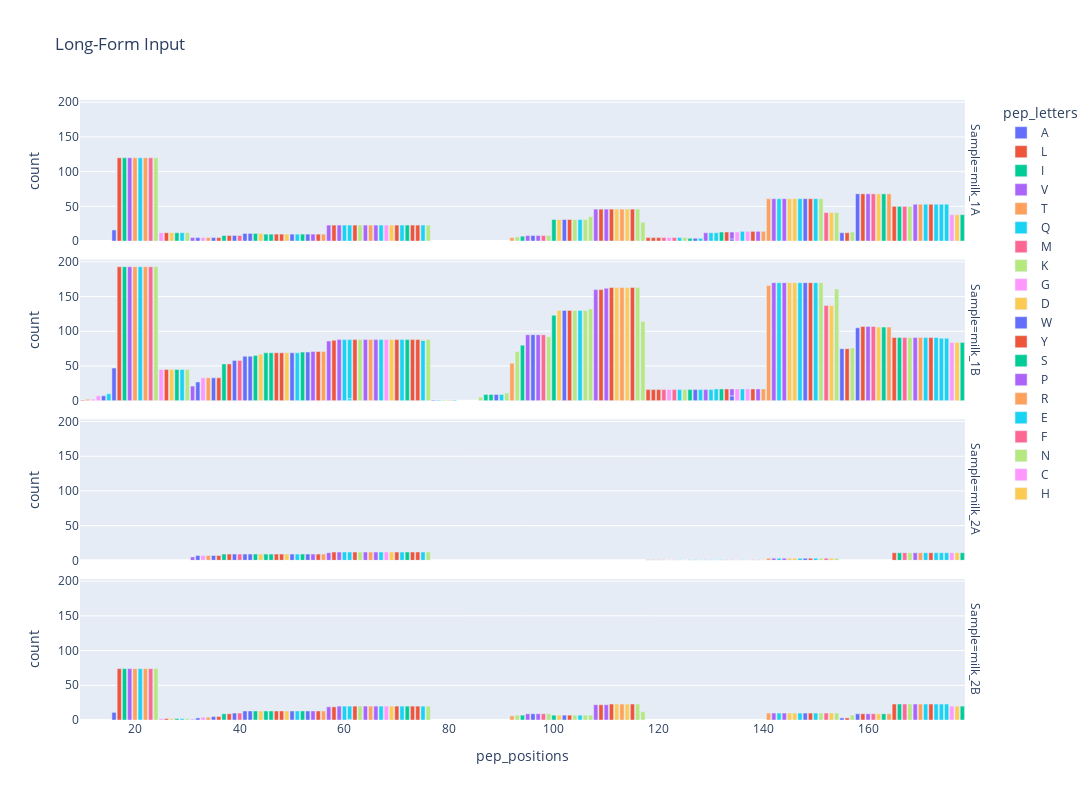

This figure's notebook cell:
### Code cell
fig = px.bar(
    psm_long.query('prot_id == "sp|P02754|LACB_BOVIN"'),
    x="pep_positions", y="count", color="pep_letters", title="Long-Form Input",
    facet_row='Sample', width=1500, height=800
)
fig.show()

### Figure 1 — Plotly figure (JSON) as saved in the notebook; plotly's stock layout.template omitted (floating-point values rounded to 4 significant figures)
{"data": [{"alignmentgroup": "True", "hovertemplate": "pep_letters=A<br>Sample=milk_1A<br>pep_positions=%{x}<br>count=%{y}<extra></extra>", "legendgroup": "A", "marker": {"color": "#636efa", "pattern": {"shape": ""}}, "name": "A", "offsetgroup": "A", "orientation": "v", "showlegend": true, "textposition": "auto", "x": [16, 32, 39, 41, 42, 50, 53, 96, 102, 127, 134, 148, 155, 158], "xaxis": "x4", "y": [16, 5, 8, 11, 11, 10, 10, 8, 31, 4, 3, 61, 12, 68], "yaxis": "y4", "type": "bar"}, {"alignmentgroup": "True", "hovertemplate": "pep_letters=A<br>Sample=milk_1B<br>pep_positions=%{x}<br>count=%{y}<extra></extra>", "legendgroup": "A", "marker": {"color": "#636efa", "pattern": {"shape": ""}}, "name": "A", "offsetgroup": "A", "orientation": "v", "showlegend": false, "textposition": "auto", "x": [14, 16, 32, 39, 41, 42, 50, 53, 89, 96, 102, 127, 134, 148, 155, 158], "xaxis": "x3", "y": [7, 47, 27, 58, 64, 64, 69, 70, 9, 95, 130, 16, 7, 170, 75, 105], "yaxis": "y3", "type": "bar"}, {"alignmentgroup": "True", "hovertemplate": "pep_letters=A<br>Sample=milk_2A<br>pep_positions=%{x}<br>count=%{y}<extra></extra>", "legendgroup": "A", "marker": {"color": "#636efa", "pattern": {"shape": ""}}, "name": "A", "offsetgroup": "A", "orientation": "v", "showlegend": false, "textposition": "auto", "x": [32, 39, 41, 42, 50, 53, 127, 148], "xaxis": "x2", "y": [7, 9, 9, 9, 9, 9, 1, 3], "yaxis": "y2", "type": "bar"}, {"alignmentgroup": "True", "hovertemplate": "pep_letters=A<br>Sample=milk_2B<br>pep_positions=%{x}<br>count=%{y}<extra></extra>", "legendgroup": "A", "marker": {"color": "#636efa", "pattern": {"shape": ""}}, "name": "A", "offsetgroup": "A", "orientation": "v", "showlegend": false, "textposition": "auto", "x": [16, 32, 39, 41, 42, 50, 53, 96, 102, 148, 155, 158], "xaxis": "x", "y": [11, 3, 10, 13, 13, 13, 13, 9, 7, 10, 3, 9], "yaxis": "y", "type": "bar"}, {"alignmentgroup": "True", "hovertemplate": "pep_letters=L<br>Sample=milk_1A<br>pep_positions=%{x}<br>count=%{y}<extra></extra>", "legendgroup": "L", "marker": {"color": "#EF553B", "pattern": {"shape": ""}}, "name": "L", "offsetgroup": "L", "orientation": "v", "showlegend": true, "textposition": "auto", "x": [17, 26, 38, 47, 48, 55, 62, 70, 73, 74, 103, 109, 111, 119, 120, 133, 138, 149, 156, 159, 165, 172], "xaxis": "x4", "y": [120, 12, 8, 10, 10, 10, 23, 23, 23, 23, 31, 46, 46, 5, 5, 13, 14, 61, 12, 68, 50, 53], "yaxis": "y4", "type": "bar"}, {"alignmentgroup": "True", "hovertemplate": "pep_letters=L<br>Sample=milk_1B<br>pep_positions=%{x}<br>count=%{y}<extra></extra>", "legendgroup": "L", "marker": {"color": "#EF553B", "pattern": {"shape": ""}}, "name": "L", "offsetgroup": "L", "orientation": "v", "showlegend": false, "textposition": "auto", "x": [10, 17, 26, 38, 47, 48, 55, 62, 70, 73, 74, 103, 109, 111, 119, 120, 133, 138, 149, 156, 159, 165, 172], "xaxis": "x3", "y": [1, 193, 45, 53, 69, 69, 71, 88, 88, 88, 88, 130, 160, 163, 16, 16, 17, 17, 170, 75, 107, 91, 91], "yaxis": "y3", "type": "bar"}, {"alignmentgroup": "True", "hovertemplate": "pep_letters=L<br>Sample=milk_2A<br>pep_positions=%{x}<br>count=%{y}<extra></extra>", "legendgroup": "L", "marker": {"color": "#EF553B", "pattern": {"shape": ""}}, "name": "L", "offsetgroup": "L", "orientation": "v", "showlegend": false, "textposition": "auto", "x": [38, 47, 48, 55, 62, 70, 73, 74, 119, 120, 133, 138, 149, 165, 172], "xaxis": "x2", "y": [9, 9, 9, 9, 12, 12, 12, 12, 1, 1, 1, 1, 3, 11, 11], "yaxis": "y2", "type": "bar"}, {"alignmentgroup": "True", "hovertemplate": "pep_letters=L<br>Sample=milk_2B<br>pep_positions=%{x}<br>count=%{y}<extra></extra>", "legendgroup": "L", "marker": {"color": "#EF553B", "pattern": {"shape": ""}}, "name": "L", "offsetgroup": "L", "orientation": "v", "showlegend": false, "textposition": "auto", "x": [17, 26, 38, 47, 48, 55, 62, 70, 73, 74, 103, 109, 111, 149, 156, 159, 165, 172], "xaxis": "x", "y": [74, 2, 9, 13, 13, 13, 20, 20, 20, 20, 7, 22, 23, 10, 3, 9, 23, 23], "yaxis": "y", "type": "bar"}, {"alignmentgroup": "True", "hovertemplate": "pep_letters=I<br>Sample=milk_1A<br>pep_positions=%{x}<br>count=%{y}<extra></extra>", "legendgroup": "I", "marker": {"color": "#00cc96", "pattern": {"shape": ""}}, "name": "I", "offsetgroup": "I", "orientation": "v", "showlegend": true, "textposition": "auto", "x": [18, 28, 45, 72, 94, 100, 163, 178], "xaxis": "x4", "y": [120, 12, 10, 23, 7, 31, 68, 38], "yaxis": "y4", "type": "bar"}, {"alignmentgroup": "True", "hovertemplate": "pep_letters=I<br>Sample=milk_1B<br>pep_positions=%{x}<br>count=%{y}<extra></extra>", "legendgroup": "I", "marker": {"color": "#00cc96", "pattern": {"shape": ""}}, "name": "I", "offsetgroup": "I", "orientation": "v", "showlegend": false, "textposition": "auto", "x": [18, 28, 45, 72, 87, 88, 94, 100, 163, 178], "xaxis": "x3", "y": [193, 45, 69, 88, 9, 9, 80, 123, 106, 84], "yaxis": "y3", "type": "bar"}, {"alignmentgroup": "True", "hovertemplate": "pep_letters=I<br>Sample=milk_2A<br>pep_positions=%{x}<br>count=%{y}<extra></extra>", "legendgroup": "I", "marker": {"color": "#00cc96", "pattern": {"shape": ""}}, "name": "I", "offsetgroup": "I", "orientation": "v", "showlegend": false, "textposition": "auto", "x": [45, 72, 178], "xaxis": "x2", "y": [9, 12, 11], "yaxis": "y2", "type": "bar"}, {"alignmentgroup": "True", "hovertemplate": "pep_letters=I<br>Sample=milk_2B<br>pep_positions=%{x}<br>count=%{y}<extra></extra>", "legendgroup": "I", "marker": {"color": "#00cc96", "pattern": {"shape": ""}}, "name": "I", "offsetgroup": "I", "orientation": "v", "showlegend": false, "textposition": "auto", "x": [18, 28, 45, 72, 94, 100, 163, 178], "xaxis": "x", "y": [74, 2, 13, 20, 7, 7, 9, 20], "yaxis": "y", "type": "bar"}, {"alignmentgroup": "True", "hovertemplate": "pep_letters=V<br>Sample=milk_1A<br>pep_positions=%{x}<br>count=%{y}<extra></extra>", "legendgroup": "V", "marker": {"color": "#ab63fa", "pattern": {"shape": ""}}, "name": "V", "offsetgroup": "V", "orientation": "v", "showlegend": true, "textposition": "auto", "x": [19, 31, 57, 59, 97, 108, 110, 134, 139, 144], "xaxis": "x4", "y": [120, 5, 23, 23, 8, 46, 46, 10, 14, 61], "yaxis": "y4", "type": "bar"}, {"alignmentgroup": "True", "hovertemplate": "pep_letters=V<br>Sample=milk_1B<br>pep_positions=%{x}<br>count=%{y}<extra></extra>", "legendgroup": "V", "marker": {"color": "#ab63fa", "pattern": {"shape": ""}}, "name": "V", "offsetgroup": "V", "orientation": "v", "showlegend": false, "textposition": "auto", "x": [19, 31, 57, 59, 97, 108, 110, 134, 139, 144], "xaxis": "x3", "y": [193, 21, 86, 88, 95, 160, 162, 10, 17, 170], "yaxis": "y3", "type": "bar"}, {"alignmentgroup": "True", "hovertemplate": "pep_letters=V<br>Sample=milk_2A<br>pep_positions=%{x}<br>count=%{y}<extra></extra>", "legendgroup": "V", "marker": {"color": "#ab63fa", "pattern": {"shape": ""}}, "name": "V", "offsetgroup": "V", "orientation": "v", "showlegend": false, "textposition": "auto", "x": [31, 57, 59, 134, 139, 144], "xaxis": "x2", "y": [5, 11, 12, 1, 1, 3], "yaxis": "y2", "type": "bar"}, {"alignmentgroup": "True", "hovertemplate": "pep_letters=V<br>Sample=milk_2B<br>pep_positions=%{x}<br>count=%{y}<extra></extra>", "legendgroup": "V", "marker": {"color": "#ab63fa", "pattern": {"shape": ""}}, "name": "V", "offsetgroup": "V", "orientation": "v", "showlegend": false, "textposition": "auto", "x": [19, 31, 57, 59, 97, 108, 110, 144], "xaxis": "x", "y": [74, 1, 19, 20, 9, 22, 22, 10], "yaxis": "y", "type": "bar"}, {"alignmentgroup": "True", "hovertemplate": "pep_letters=T<br>Sample=milk_1A<br>pep_positions=%{x}<br>count=%{y}<extra></extra>", "legendgroup": "T", "marker": {"color": "#FFA15A", "pattern": {"shape": ""}}, "name": "T", "offsetgroup": "T", "orientation": "v", "showlegend": true, "textposition": "auto", "x": [20, 22, 34, 65, 92, 113, 141, 170], "xaxis": "x4", "y": [120, 120, 5, 23, 5, 46, 61, 53], "yaxis": "y4", "type": "bar"}, {"alignmentgroup": "True", "hovertemplate": "pep_letters=T<br>Sample=milk_1B<br>pep_positions=%{x}<br>count=%{y}<extra></extra>", "legendgroup": "T", "marker": {"color": "#FFA15A", "pattern": {"shape": ""}}, "name": "T", "offsetgroup": "T", "orientation": "v", "showlegend": false, "textposition": "auto", "x": [11, 20, 22, 34, 65, 92, 113, 141, 170], "xaxis": "x3", "y": [2, 193, 193, 33, 88, 54, 163, 166, 91], "yaxis": "y3", "type": "bar"}, {"alignmentgroup": "True", "hovertemplate": "pep_letters=T<br>Sample=milk_2A<br>pep_positions=%{x}<br>count=%{y}<extra></extra>", "legendgroup": "T", "marker": {"color": "#FFA15A", "pattern": {"shape": ""}}, "name": "T", "offsetgroup": "T", "orientation": "v", "showlegend": false, "textposition": "auto", "x": [34, 65, 141, 170], "xaxis": "x2", "y": [7, 12, 3, 11], "yaxis": "y2", "type": "bar"}, {"alignmentgroup": "True", "hovertemplate": "pep_letters=T<br>Sample=milk_2B<br>pep_positions=%{x}<br>count=%{y}<extra></extra>", "legendgroup": "T", "marker": {"color": "#FFA15A", "pattern": {"shape": ""}}, "name": "T", "offsetgroup": "T", "orientation": "v", "showlegend": false, "textposition": "auto", "x": [20, 22, 34, 65, 92, 113, 141, 170], "xaxis": "x", "y": [74, 74, 4, 20, 6, 23, 10, 23], "yaxis": "y", "type": "bar"}, {"alignmentgroup": "True", "hovertemplate": "pep_letters=Q<br>Sample=milk_1A<br>pep_positions=%{x}<br>count=%{y}<extra></extra>", "legendgroup": "Q", "marker": {"color": "#19d3f3", "pattern": {"shape": ""}}, "name": "Q", "offsetgroup": "Q", "orientation": "v", "showlegend": true, "textposition": "auto", "x": [21, 29, 51, 75, 131, 136, 171, 175], "xaxis": "x4", "y": [120, 12, 10, 23, 12, 14, 53, 53], "yaxis": "y4", "type": "bar"}, {"alignmentgroup": "True", "hovertemplate": "pep_letters=Q<br>Sample=milk_1B<br>pep_positions=%{x}<br>count=%{y}<extra></extra>", "legendgroup": "Q", "marker": {"color": "#19d3f3", "pattern": {"shape": ""}}, "name": "Q", "offsetgroup": "Q", "orientation": "v", "showlegend": false, "textposition": "auto", "x": [15, 21, 29, 51, 61, 75, 131, 136, 171, 175], "xaxis": "x3", "y": [10, 193, 45, 69, 3, 87, 17, 17, 91, 90], "yaxis": "y3", "type": "bar"}, {"alignmentgroup": "True", "hovertemplate": "pep_letters=Q<br>Sample=milk_2A<br>pep_positions=%{x}<br>count=%{y}<extra></extra>", "legendgroup": "Q", "marker": {"color": "#19d3f3", "pattern": {"shape": ""}}, "name": "Q", "offsetgroup": "Q", "orientation": "v", "showlegend": false, "textposition": "auto", "x": [51, 75, 131, 136, 171, 175], "xaxis": "x2", "y": [9, 12, 1, 1, 11, 11], "yaxis": "y2", "type": "bar"}, {"alignmentgroup": "True", "hovertemplate": "pep_letters=Q<br>Sample=milk_2B<br>pep_positions=%{x}<br>count=%{y}<extra></extra>", "legendgroup": "Q", "marker": {"color": "#19d3f3", "pattern": {"shape": ""}}, "name": "Q", "offsetgroup": "Q", "orientation": "v", "showlegend": false, "textposition": "auto", "x": [21, 29, 51, 61, 75, 171, 175], "xaxis": "x", "y": [74, 2, 13, 1, 20, 23, 23], "yaxis": "y", "type": "bar"}, {"alignmentgroup": "True", "hovertemplate": "pep_letters=M<br>Sample=milk_1A<br>pep_positions=%{x}<br>count=%{y}<extra></extra>", "legendgroup": "M", "marker": {"color": "#FF6692", "pattern": {"shape": ""}}, "name": "M", "offsetgroup": "M", "orientation": "v", "showlegend": true, "textposition": "auto", "x": [23, 40, 123, 161], "xaxis": "x4", "y": [120, 8, 5, 68], "yaxis": "y4", "type": "bar"}, {"alignmentgroup": "True", "hovertemplate": "pep_letters=M<br>Sample=milk_1B<br>pep_positions=%{x}<br>count=%{y}<extra></extra>", "legendgroup": "M", "marker": {"color": "#FF6692", "pattern": {"shape": ""}}, "name": "M", "offsetgroup": "M", "orientation": "v", "showlegend": false, "textposition": "auto", "x": [23, 40, 123, 161], "xaxis": "x3", "y": [193, 58, 16, 107], "yaxis": "y3", "type": "bar"}, {"alignmentgroup": "True", "hovertemplate": "pep_letters=M<br>Sample=milk_2A<br>pep_positions=%{x}<br>count=%{y}<extra></extra>", "legendgroup": "M", "marker": {"color": "#FF6692", "pattern": {"shape": ""}}, "name": "M", "offsetgroup": "M", "orientation": "v", "showlegend": false, "textposition": "auto", "x": [40, 123], "xaxis": "x2", "y": [9, 1], "yaxis": "y2", "type": "bar"}, {"alignmentgroup": "True", "hovertemplate": "pep_letters=M<br>Sample=milk_2B<br>pep_positions=%{x}<br>count=%{y}<extra></extra>", "legendgroup": "M", "marker": {"color": "#FF6692", "pattern": {"shape": ""}}, "name": "M", "offsetgroup": "M", "orientation": "v", "showlegend": false, "textposition": "auto", "x": [23, 40, 161], "xaxis": "x", "y": [74, 10, 9], "yaxis": "y", "type": "bar"}, {"alignmentgroup": "True", "hovertemplate": "pep_letters=K<br>Sample=milk_1A<br>pep_positions=%{x}<br>count=%{y}<extra></extra>", "legendgroup": "K", "marker": {"color": "#B6E880", "pattern": {"shape": ""}}, "name": "K", "offsetgroup": "K", "orientation": "v", "showlegend": true, "textposition": "auto", "x": [24, 30, 63, 76, 93, 99, 107, 116, 117, 151, 154, 157], "xaxis": "x4", "y": [120, 12, 23, 23, 6, 8, 35, 46, 27, 61, 41, 13], "yaxis": "y4", "type": "bar"}, {"alignmentgroup": "True", "hovertemplate": "pep_letters=K<br>Sample=milk_1B<br>pep_positions=%{x}<br>count=%{y}<extra></extra>", "legendgroup": "K", "marker": {"color": "#B6E880", "pattern": {"shape": ""}}, "name": "K", "offsetgroup": "K", "orientation": "v", "showlegend": false, "textposition": "auto", "x": [24, 30, 63, 76, 86, 91, 93, 99, 107, 116, 117, 151, 154, 157], "xaxis": "x3", "y": [193, 45, 88, 88, 5, 11, 71, 92, 132, 163, 114, 170, 161, 76], "yaxis": "y3", "type": "bar"}, {"alignmentgroup": "True", "hovertemplate": "pep_letters=K<br>Sample=milk_2A<br>pep_positions=%{x}<br>count=%{y}<extra></extra>", "legendgroup": "K", "marker": {"color": "#B6E880", "pattern": {"shape": ""}}, "name": "K", "offsetgroup": "K", "orientation": "v", "showlegend": false, "textposition": "auto", "x": [63, 76, 151, 154], "xaxis": "x2", "y": [12, 12, 3, 3], "yaxis": "y2", "type": "bar"}, {"alignmentgroup": "True", "hovertemplate": "pep_letters=K<br>Sample=milk_2B<br>pep_positions=%{x}<br>count=%{y}<extra></extra>", "legendgroup": "K", "marker": {"color": "#B6E880", "pattern": {"shape": ""}}, "name": "K", "offsetgroup": "K", "orientation": "v", "showlegend": false, "textposition": "auto", "x": [24, 30, 63, 76, 93, 99, 107, 116, 117, 151, 154, 157], "xaxis": "x", "y": [74, 2, 20, 20, 7, 9, 7, 23, 12, 10, 10, 7], "yaxis": "y", "type": "bar"}, {"alignmentgroup": "True", "hovertemplate": "pep_letters=G<br>Sample=milk_1A<br>pep_positions=%{x}<br>count=%{y}<extra></extra>", "legendgroup": "G", "marker": {"color": "#FF97FF", "pattern": {"shape": ""}}, "name": "G", "offsetgroup": "G", "orientation": "v", "showlegend": true, "textposition": "auto", "x": [25, 33, 68], "xaxis": "x4", "y": [12, 5, 23], "yaxis": "y4", "type": "bar"}, {"alignmentgroup": "True", "hovertemplate": "pep_letters=G<br>Sample=milk_1B<br>pep_positions=%{x}<br>count=%{y}<extra></extra>", "legendgroup": "G", "marker": {"color": "#FF97FF", "pattern": {"shape": ""}}, "name": "G", "offsetgroup": "G", "orientation": "v", "showlegend": false, "textposition": "auto", "x": [13, 25, 33, 68], "xaxis": "x3", "y": [7, 45, 33, 88], "yaxis": "y3", "type": "bar"}, {"alignmentgroup": "True", "hovertemplate": "pep_letters=G<br>Sample=milk_2A<br>pep_positions=%{x}<br>count=%{y}<extra></extra>", "legendgroup": "G", "marker": {"color": "#FF97FF", "pattern": {"shape": ""}}, "name": "G", "offsetgroup": "G", "orientation": "v", "showlegend": false, "textposition": "auto", "x": [33, 68], "xaxis": "x2", "y": [7, 12], "yaxis": "y2", "type": "bar"}, {"alignmentgroup": "True", "hovertemplate": "pep_letters=G<br>Sample=milk_2B<br>pep_positions=%{x}<br>count=%{y}<extra></extra>", "legendgroup": "G", "marker": {"color": "#FF97FF", "pattern": {"shape": ""}}, "name": "G", "offsetgroup": "G", "orientation": "v", "showlegend": false, "textposition": "auto", "x": [25, 33, 68], "xaxis": "x", "y": [2, 4, 20], "yaxis": "y", "type": "bar"}, {"alignmentgroup": "True", "hovertemplate": "pep_letters=D<br>Sample=milk_1A<br>pep_positions=%{x}<br>count=%{y}<extra></extra>", "legendgroup": "D", "marker": {"color": "#FECB52", "pattern": {"shape": ""}}, "name": "D", "offsetgroup": "D", "orientation": "v", "showlegend": true, "textposition": "auto", "x": [27, 44, 49, 69, 101, 112, 114, 145, 146, 153], "xaxis": "x4", "y": [12, 11, 10, 23, 31, 46, 46, 61, 61, 41], "yaxis": "y4", "type": "bar"}, {"alignmentgroup": "True", "hovertemplate": "pep_letters=D<br>Sample=milk_1B<br>pep_positions=%{x}<br>count=%{y}<extra></extra>", "legendgroup": "D", "marker": {"color": "#FECB52", "pattern": {"shape": ""}}, "name": "D", "offsetgroup": "D", "orientation": "v", "showlegend": false, "textposition": "auto", "x": [27, 44, 49, 69, 80, 101, 112, 114, 145, 146, 153], "xaxis": "x3", "y": [45, 67, 69, 88, 1, 130, 163, 163, 170, 170, 137], "yaxis": "y3", "type": "bar"}, {"alignmentgroup": "True", "hovertemplate": "pep_letters=D<br>Sample=milk_2A<br>pep_positions=%{x}<br>count=%{y}<extra></extra>", "legendgroup": "D", "marker": {"color": "#FECB52", "pattern": {"shape": ""}}, "name": "D", "offsetgroup": "D", "orientation": "v", "showlegend": false, "textposition": "auto", "x": [44, 49, 69, 145, 146, 153], "xaxis": "x2", "y": [9, 9, 12, 3, 3, 3], "yaxis": "y2", "type": "bar"}, {"alignmentgroup": "True", "hovertemplate": "pep_letters=D<br>Sample=milk_2B<br>pep_positions=%{x}<br>count=%{y}<extra></extra>", "legendgroup": "D", "marker": {"color": "#FECB52", "pattern": {"shape": ""}}, "name": "D", "offsetgroup": "D", "orientation": "v", "showlegend": false, "textposition": "auto", "x": [27, 44, 49, 69, 101, 112, 114, 145, 146, 153], "xaxis": "x", "y": [2, 13, 13, 20, 7, 23, 23, 10, 10, 10], "yaxis": "y", "type": "bar"}, {"alignmentgroup": "True", "hovertemplate": "pep_letters=W<br>Sample=milk_1A<br>pep_positions=%{x}<br>count=%{y}<extra></extra>", "legendgroup": "W", "marker": {"color": "#636efa", "pattern": {"shape": ""}}, "name": "W", "offsetgroup": "W", "orientation": "v", "showlegend": true, "textposition": "auto", "x": [35], "xaxis": "x4", "y": [5], "yaxis": "y4", "type": "bar"}, {"alignmentgroup": "True", "hovertemplate": "pep_letters=W<br>Sample=milk_1B<br>pep_positions=%{x}<br>count=%{y}<extra></extra>", "legendgroup": "W", "marker": {"color": "#636efa", "pattern": {"shape": ""}}, "name": "W", "offsetgroup": "W", "orientation": "v", "showlegend": false, "textposition": "auto", "x": [35, 77], "xaxis": "x3", "y": [33, 1], "yaxis": "y3", "type": "bar"}, {"alignmentgroup": "True", "hovertemplate": "pep_letters=W<br>Sample=milk_2A<br>pep_positions=%{x}<br>count=%{y}<extra></extra>", "legendgroup": "W", "marker": {"color": "#636efa", "pattern": {"shape": ""}}, "name": "W", "offsetgroup": "W", "orientation": "v", "showlegend": false, "textposition": "auto", "x": [35], "xaxis": "x2", "y": [7], "yaxis": "y2", "type": "bar"}, {"alignmentgroup": "True", "hovertemplate": "pep_letters=W<br>Sample=milk_2B<br>pep_positions=%{x}<br>count=%{y}<extra></extra>", "legendgroup": "W", "marker": {"color": "#636efa", "pattern": {"shape": ""}}, "name": "W", "offsetgroup": "W", "orientation": "v", "showlegend": false, "textposition": "auto", "x": [35], "xaxis": "x", "y": [5], "yaxis": "y", "type": "bar"}, {"alignmentgroup": "True", "hovertemplate": "pep_letters=Y<br>Sample=milk_1A<br>pep_positions=%{x}<br>count=%{y}<extra></extra>", "legendgroup": "Y", "marker": {"color": "#EF553B", "pattern": {"shape": ""}}, "name": "Y", "offsetgroup": "Y", "orientation": "v", "showlegend": true, "textposition": "auto", "x": [36, 58, 115, 118], "xaxis": "x4", "y": [5, 23, 46, 5], "yaxis": "y4", "type": "bar"}, {"alignmentgroup": "True", "hovertemplate": "pep_letters=Y<br>Sample=milk_1B<br>pep_positions=%{x}<br>count=%{y}<extra></extra>", "legendgroup": "Y", "marker": {"color": "#EF553B", "pattern": {"shape": ""}}, "name": "Y", "offsetgroup": "Y", "orientation": "v", "showlegend": false, "textposition": "auto", "x": [36, 58, 115, 118], "xaxis": "x3", "y": [33, 87, 163, 16], "yaxis": "y3", "type": "bar"}, {"alignmentgroup": "True", "hovertemplate": "pep_letters=Y<br>Sample=milk_2A<br>pep_positions=%{x}<br>count=%{y}<extra></extra>", "legendgroup": "Y", "marker": {"color": "#EF553B", "pattern": {"shape": ""}}, "name": "Y", "offsetgroup": "Y", "orientation": "v", "showlegend": false, "textposition": "auto", "x": [36, 58, 118], "xaxis": "x2", "y": [7, 12, 1], "yaxis": "y2", "type": "bar"}, {"alignmentgroup": "True", "hovertemplate": "pep_letters=Y<br>Sample=milk_2B<br>pep_positions=%{x}<br>count=%{y}<extra></extra>", "legendgroup": "Y", "marker": {"color": "#EF553B", "pattern": {"shape": ""}}, "name": "Y", "offsetgroup": "Y", "orientation": "v", "showlegend": false, "textposition": "auto", "x": [36, 58, 115], "xaxis": "x", "y": [5, 19, 23], "yaxis": "y", "type": "bar"}, {"alignmentgroup": "True", "hovertemplate": "pep_letters=S<br>Sample=milk_1A<br>pep_positions=%{x}<br>count=%{y}<extra></extra>", "legendgroup": "S", "marker": {"color": "#00cc96", "pattern": {"shape": ""}}, "name": "S", "offsetgroup": "S", "orientation": "v", "showlegend": true, "textposition": "auto", "x": [37, 43, 46, 52, 126, 132, 166], "xaxis": "x4", "y": [8, 11, 10, 10, 4, 13, 50], "yaxis": "y4", "type": "bar"}, {"alignmentgroup": "True", "hovertemplate": "pep_letters=S<br>Sample=milk_1B<br>pep_positions=%{x}<br>count=%{y}<extra></extra>", "legendgroup": "S", "marker": {"color": "#00cc96", "pattern": {"shape": ""}}, "name": "S", "offsetgroup": "S", "orientation": "v", "showlegend": false, "textposition": "auto", "x": [37, 43, 46, 52, 126, 132, 166], "xaxis": "x3", "y": [53, 65, 69, 70, 16, 17, 91], "yaxis": "y3", "type": "bar"}, {"alignmentgroup": "True", "hovertemplate": "pep_letters=S<br>Sample=milk_2A<br>pep_positions=%{x}<br>count=%{y}<extra></extra>", "legendgroup": "S", "marker": {"color": "#00cc96", "pattern": {"shape": ""}}, "name": "S", "offsetgroup": "S", "orientation": "v", "showlegend": false, "textposition": "auto", "x": [37, 43, 46, 52, 126, 132, 166], "xaxis": "x2", "y": [9, 9, 9, 9, 1, 1, 11], "yaxis": "y2", "type": "bar"}, {"alignmentgroup": "True", "hovertemplate": "pep_letters=S<br>Sample=milk_2B<br>pep_positions=%{x}<br>count=%{y}<extra></extra>", "legendgroup": "S", "marker": {"color": "#00cc96", "pattern": {"shape": ""}}, "name": "S", "offsetgroup": "S", "orientation": "v", "showlegend": false, "textposition": "auto", "x": [37, 43, 46, 52, 166], "xaxis": "x", "y": [9, 13, 13, 13, 23], "yaxis": "y", "type": "bar"}, {"alignmentgroup": "True", "hovertemplate": "pep_letters=P<br>Sample=milk_1A<br>pep_positions=%{x}<br>count=%{y}<extra></extra>", "legendgroup": "P", "marker": {"color": "#ab63fa", "pattern": {"shape": ""}}, "name": "P", "offsetgroup": "P", "orientation": "v", "showlegend": true, "textposition": "auto", "x": [54, 64, 66, 95, 129, 142, 160, 169], "xaxis": "x4", "y": [10, 23, 23, 8, 12, 61, 68, 53], "yaxis": "y4", "type": "bar"}, {"alignmentgroup": "True", "hovertemplate": "pep_letters=P<br>Sample=milk_1B<br>pep_positions=%{x}<br>count=%{y}<extra></extra>", "legendgroup": "P", "marker": {"color": "#ab63fa", "pattern": {"shape": ""}}, "name": "P", "offsetgroup": "P", "orientation": "v", "showlegend": false, "textposition": "auto", "x": [54, 64, 66, 95, 129, 142, 160, 169], "xaxis": "x3", "y": [71, 88, 88, 95, 16, 170, 107, 91], "yaxis": "y3", "type": "bar"}, {"alignmentgroup": "True", "hovertemplate": "pep_letters=P<br>Sample=milk_2A<br>pep_positions=%{x}<br>count=%{y}<extra></extra>", "legendgroup": "P", "marker": {"color": "#ab63fa", "pattern": {"shape": ""}}, "name": "P", "offsetgroup": "P", "orientation": "v", "showlegend": false, "textposition": "auto", "x": [54, 64, 66, 129, 142, 169], "xaxis": "x2", "y": [9, 12, 12, 1, 3, 11], "yaxis": "y2", "type": "bar"}, {"alignmentgroup": "True", "hovertemplate": "pep_letters=P<br>Sample=milk_2B<br>pep_positions=%{x}<br>count=%{y}<extra></extra>", "legendgroup": "P", "marker": {"color": "#ab63fa", "pattern": {"shape": ""}}, "name": "P", "offsetgroup": "P", "orientation": "v", "showlegend": false, "textposition": "auto", "x": [54, 64, 66, 95, 142, 160, 169], "xaxis": "x", "y": [13, 20, 20, 9, 10, 9, 23], "yaxis": "y", "type": "bar"}, {"alignmentgroup": "True", "hovertemplate": "pep_letters=R<br>Sample=milk_1A<br>pep_positions=%{x}<br>count=%{y}<extra></extra>", "legendgroup": "R", "marker": {"color": "#FFA15A", "pattern": {"shape": ""}}, "name": "R", "offsetgroup": "R", "orientation": "v", "showlegend": true, "textposition": "auto", "x": [56, 140, 164], "xaxis": "x4", "y": [10, 14, 68], "yaxis": "y4", "type": "bar"}, {"alignmentgroup": "True", "hovertemplate": "pep_letters=R<br>Sample=milk_1B<br>pep_positions=%{x}<br>count=%{y}<extra></extra>", "legendgroup": "R", "marker": {"color": "#FFA15A", "pattern": {"shape": ""}}, "name": "R", "offsetgroup": "R", "orientation": "v", "showlegend": false, "textposition": "auto", "x": [56, 140, 164], "xaxis": "x3", "y": [71, 17, 106], "yaxis": "y3", "type": "bar"}, {"alignmentgroup": "True", "hovertemplate": "pep_letters=R<br>Sample=milk_2A<br>pep_positions=%{x}<br>count=%{y}<extra></extra>", "legendgroup": "R", "marker": {"color": "#FFA15A", "pattern": {"shape": ""}}, "name": "R", "offsetgroup": "R", "orientation": "v", "showlegend": false, "textposition": "auto", "x": [56, 140], "xaxis": "x2", "y": [9, 1], "yaxis": "y2", "type": "bar"}, {"alignmentgroup": "True", "hovertemplate": "pep_letters=R<br>Sample=milk_2B<br>pep_positions=%{x}<br>count=%{y}<extra></extra>", "legendgroup": "R", "marker": {"color": "#FFA15A", "pattern": {"shape": ""}}, "name": "R", "offsetgroup": "R", "orientation": "v", "showlegend": false, "textposition": "auto", "x": [56, 164], "xaxis": "x", "y": [13, 9], "yaxis": "y", "type": "bar"}, {"alignmentgroup": "True", "hovertemplate": "pep_letters=E<br>Sample=milk_1A<br>pep_positions=%{x}<br>count=%{y}<extra></extra>", "legendgroup": "E", "marker": {"color": "#19d3f3", "pattern": {"shape": ""}}, "name": "E", "offsetgroup": "E", "orientation": "v", "showlegend": true, "textposition": "auto", "x": [60, 61, 67, 71, 105, 124, 128, 130, 143, 147, 150, 173, 174], "xaxis": "x4", "y": [23, 23, 23, 23, 31, 5, 4, 12, 61, 61, 61, 53, 53], "yaxis": "y4", "type": "bar"}, {"alignmentgroup": "True", "hovertemplate": "pep_letters=E<br>Sample=milk_1B<br>pep_positions=%{x}<br>count=%{y}<extra></extra>", "legendgroup": "E", "marker": {"color": "#19d3f3", "pattern": {"shape": ""}}, "name": "E", "offsetgroup": "E", "orientation": "v", "showlegend": false, "textposition": "auto", "x": [60, 61, 67, 71, 78, 81, 90, 105, 124, 128, 130, 143, 147, 150, 173, 174], "xaxis": "x3", "y": [88, 85, 88, 88, 1, 1, 9, 130, 16, 16, 16, 170, 170, 170, 91, 90], "yaxis": "y3", "type": "bar"}, {"alignmentgroup": "True", "hovertemplate": "pep_letters=E<br>Sample=milk_2A<br>pep_positions=%{x}<br>count=%{y}<extra></extra>", "legendgroup": "E", "marker": {"color": "#19d3f3", "pattern": {"shape": ""}}, "name": "E", "offsetgroup": "E", "orientation": "v", "showlegend": false, "textposition": "auto", "x": [60, 61, 67, 71, 124, 128, 130, 143, 147, 150, 173, 174], "xaxis": "x2", "y": [12, 12, 12, 12, 1, 1, 1, 3, 3, 3, 11, 11], "yaxis": "y2", "type": "bar"}, {"alignmentgroup": "True", "hovertemplate": "pep_letters=E<br>Sample=milk_2B<br>pep_positions=%{x}<br>count=%{y}<extra></extra>", "legendgroup": "E", "marker": {"color": "#19d3f3", "pattern": {"shape": ""}}, "name": "E", "offsetgroup": "E", "orientation": "v", "showlegend": false, "textposition": "auto", "x": [60, 61, 67, 71, 105, 143, 147, 150, 173, 174], "xaxis": "x", "y": [20, 19, 20, 20, 7, 10, 10, 10, 23, 23], "yaxis": "y", "type": "bar"}, {"alignmentgroup": "True", "hovertemplate": "pep_letters=F<br>Sample=milk_1A<br>pep_positions=%{x}<br>count=%{y}<extra></extra>", "legendgroup": "F", "marker": {"color": "#FF6692", "pattern": {"shape": ""}}, "name": "F", "offsetgroup": "F", "orientation": "v", "showlegend": true, "textposition": "auto", "x": [98, 121, 152, 167], "xaxis": "x4", "y": [8, 5, 41, 50], "yaxis": "y4", "type": "bar"}, {"alignmentgroup": "True", "hovertemplate": "pep_letters=F<br>Sample=milk_1B<br>pep_positions=%{x}<br>count=%{y}<extra></extra>", "legendgroup": "F", "marker": {"color": "#FF6692", "pattern": {"shape": ""}}, "name": "F", "offsetgroup": "F", "orientation": "v", "showlegend": false, "textposition": "auto", "x": [98, 121, 152, 167], "xaxis": "x3", "y": [95, 16, 137, 91], "yaxis": "y3", "type": "bar"}, {"alignmentgroup": "True", "hovertemplate": "pep_letters=F<br>Sample=milk_2A<br>pep_positions=%{x}<br>count=%{y}<extra></extra>", "legendgroup": "F", "marker": {"color": "#FF6692", "pattern": {"shape": ""}}, "name": "F", "offsetgroup": "F", "orientation": "v", "showlegend": false, "textposition": "auto", "x": [121, 152, 167], "xaxis": "x2", "y": [1, 3, 11], "yaxis": "y2", "type": "bar"}, {"alignmentgroup": "True", "hovertemplate": "pep_letters=F<br>Sample=milk_2B<br>pep_positions=%{x}<br>count=%{y}<extra></extra>", "legendgroup": "F", "marker": {"color": "#FF6692", "pattern": {"shape": ""}}, "name": "F", "offsetgroup": "F", "orientation": "v", "showlegend": false, "textposition": "auto", "x": [98, 152, 167], "xaxis": "x", "y": [9, 10, 23], "yaxis": "y", "type": "bar"}, {"alignmentgroup": "True", "hovertemplate": "pep_letters=N<br>Sample=milk_1A<br>pep_positions=%{x}<br>count=%{y}<extra></extra>", "legendgroup": "N", "marker": {"color": "#B6E880", "pattern": {"shape": ""}}, "name": "N", "offsetgroup": "N", "orientation": "v", "showlegend": true, "textposition": "auto", "x": [104, 106, 125, 168], "xaxis": "x4", "y": [31, 31, 5, 50], "yaxis": "y4", "type": "bar"}, {"alignmentgroup": "True", "hovertemplate": "pep_letters=N<br>Sample=milk_1B<br>pep_positions=%{x}<br>count=%{y}<extra></extra>", "legendgroup": "N", "marker": {"color": "#B6E880", "pattern": {"shape": ""}}, "name": "N", "offsetgroup": "N", "orientation": "v", "showlegend": false, "textposition": "auto", "x": [79, 104, 106, 125, 168], "xaxis": "x3", "y": [1, 130, 130, 16, 91], "yaxis": "y3", "type": "bar"}, {"alignmentgroup": "True", "hovertemplate": "pep_letters=N<br>Sample=milk_2A<br>pep_positions=%{x}<br>count=%{y}<extra></extra>", "legendgroup": "N", "marker": {"color": "#B6E880", "pattern": {"shape": ""}}, "name": "N", "offsetgroup": "N", "orientation": "v", "showlegend": false, "textposition": "auto", "x": [125, 168], "xaxis": "x2", "y": [1, 11], "yaxis": "y2", "type": "bar"}, {"alignmentgroup": "True", "hovertemplate": "pep_letters=N<br>Sample=milk_2B<br>pep_positions=%{x}<br>count=%{y}<extra></extra>", "legendgroup": "N", "marker": {"color": "#B6E880", "pattern": {"shape": ""}}, "name": "N", "offsetgroup": "N", "orientation": "v", "showlegend": false, "textposition": "auto", "x": [104, 106, 168], "xaxis": "x", "y": [7, 7, 23], "yaxis": "y", "type": "bar"}, {"alignmentgroup": "True", "hovertemplate": "pep_letters=C<br>Sample=milk_1A<br>pep_positions=%{x}<br>count=%{y}<extra></extra>", "legendgroup": "C", "marker": {"color": "#FF97FF", "pattern": {"shape": ""}}, "name": "C", "offsetgroup": "C", "orientation": "v", "showlegend": true, "textposition": "auto", "x": [122, 135, 137, 176], "xaxis": "x4", "y": [5, 13, 14, 38], "yaxis": "y4", "type": "bar"}, {"alignmentgroup": "True", "hovertemplate": "pep_letters=C<br>Sample=milk_1B<br>pep_positions=%{x}<br>count=%{y}<extra></extra>", "legendgroup": "C", "marker": {"color": "#FF97FF", "pattern": {"shape": ""}}, "name": "C", "offsetgroup": "C", "orientation": "v", "showlegend": false, "textposition": "auto", "x": [12, 122, 135, 137, 176], "xaxis": "x3", "y": [2, 16, 17, 17, 84], "yaxis": "y3", "type": "bar"}, {"alignmentgroup": "True", "hovertemplate": "pep_letters=C<br>Sample=milk_2A<br>pep_positions=%{x}<br>count=%{y}<extra></extra>", "legendgroup": "C", "marker": {"color": "#FF97FF", "pattern": {"shape": ""}}, "name": "C", "offsetgroup": "C", "orientation": "v", "showlegend": false, "textposition": "auto", "x": [122, 135, 137, 176], "xaxis": "x2", "y": [1, 1, 1, 11], "yaxis": "y2", "type": "bar"}, {"alignmentgroup": "True", "hovertemplate": "pep_letters=C<br>Sample=milk_2B<br>pep_positions=%{x}<br>count=%{y}<extra></extra>", "legendgroup": "C", "marker": {"color": "#FF97FF", "pattern": {"shape": ""}}, "name": "C", "offsetgroup": "C", "orientation": "v", "showlegend": false, "textposition": "auto", "x": [176], "xaxis": "x", "y": [20], "yaxis": "y", "type": "bar"}, {"alignmentgroup": "True", "hovertemplate": "pep_letters=H<br>Sample=milk_1A<br>pep_positions=%{x}<br>count=%{y}<extra></extra>", "legendgroup": "H", "marker": {"color": "#FECB52", "pattern": {"shape": ""}}, "name": "H", "offsetgroup": "H", "orientation": "v", "showlegend": true, "textposition": "auto", "x": [162, 177], "xaxis": "x4", "y": [68, 38], "yaxis": "y4", "type": "bar"}, {"alignmentgroup": "True", "hovertemplate": "pep_letters=H<br>Sample=milk_1B<br>pep_positions=%{x}<br>count=%{y}<extra></extra>", "legendgroup": "H", "marker": {"color": "#FECB52", "pattern": {"shape": ""}}, "name": "H", "offsetgroup": "H", "orientation": "v", "showlegend": false, "textposition": "auto", "x": [75, 162, 177], "xaxis": "x3", "y": [1, 106, 84], "yaxis": "y3", "type": "bar"}, {"alignmentgroup": "True", "hovertemplate": "pep_letters=H<br>Sample=milk_2A<br>pep_positions=%{x}<br>count=%{y}<extra></extra>", "legendgroup": "H", "marker": {"color": "#FECB52", "pattern": {"shape": ""}}, "name": "H", "offsetgroup": "H", "orientation": "v", "showlegend": false, "textposition": "auto", "x": [177], "xaxis": "x2", "y": [11], "yaxis": "y2", "type": "bar"}, {"alignmentgroup": "True", "hovertemplate": "pep_letters=H<br>Sample=milk_2B<br>pep_positions=%{x}<br>count=%{y}<extra></extra>", "legendgroup": "H", "marker": {"color": "#FECB52", "pattern": {"shape": ""}}, "name": "H", "offsetgroup": "H", "orientation": "v", "showlegend": false, "textposition": "auto", "x": [162, 177], "xaxis": "x", "y": [9, 20], "yaxis": "y", "type": "bar"}], "layout": {"xaxis": {"anchor": "y", "domain": [0.0, 0.98], "title": {"text": "pep_positions"}}, "yaxis": {"anchor": "x", "domain": [0.0, 0.2275], "title": {"text": "count"}}, "xaxis2": {"anchor": "y2", "domain": [0.0, 0.98], "matches": "x", "showticklabels": false}, "yaxis2": {"anchor": "x2", "domain": [0.2575, 0.485], "matches": "y", "title": {"text": "count"}}, "xaxis3": {"anchor": "y3", "domain": [0.0, 0.98], "matches": "x", "showticklabels": false}, "yaxis3": {"anchor": "x3", "domain": [0.515, 0.7425], "matches": "y", "title": {"text": "count"}}, "xaxis4": {"anchor": "y4", "domain": [0.0, 0.98], "matches": "x", "showticklabels": false}, "yaxis4": {"anchor": "x4", "domain": [0.7725, 1.0], "matches": "y", "title": {"text": "count"}}, "annotations": [{"font": {}, "showarrow": false, "text": "Sample=milk_2B", "textangle": 90, "x": 0.98, "xanchor": "left", "xref": "paper", "y": 0.1138, "yanchor": "middle", "yref": "paper"}, {"font": {}, "showarrow": false, "text": "Sample=milk_2A", "textangle": 90, "x": 0.98, "xanchor": "left", "xref": "paper", "y": 0.3712, "yanchor": "middle", "yref": "paper"}, {"font": {}, "showarrow": false, "text": "Sample=milk_1B", "textangle": 90, "x": 0.98, "xanchor": "left", "xref": "paper", "y": 0.6288, "yanchor": "middle", "yref": "paper"}, {"font": {}, "showarrow": false, "text": "Sample=milk_1A", "textangle": 90, "x": 0.98, "xanchor": "left", "xref": "paper", "y": 0.8862, "yanchor": "middle", "yref": "paper"}], "legend": {"title": {"text": "pep_letters"}, "tracegroupgap": 0}, "title": {"text": "Long-Form Input"}, "barmode": "relative", "height": 800, "width": 1500}}
